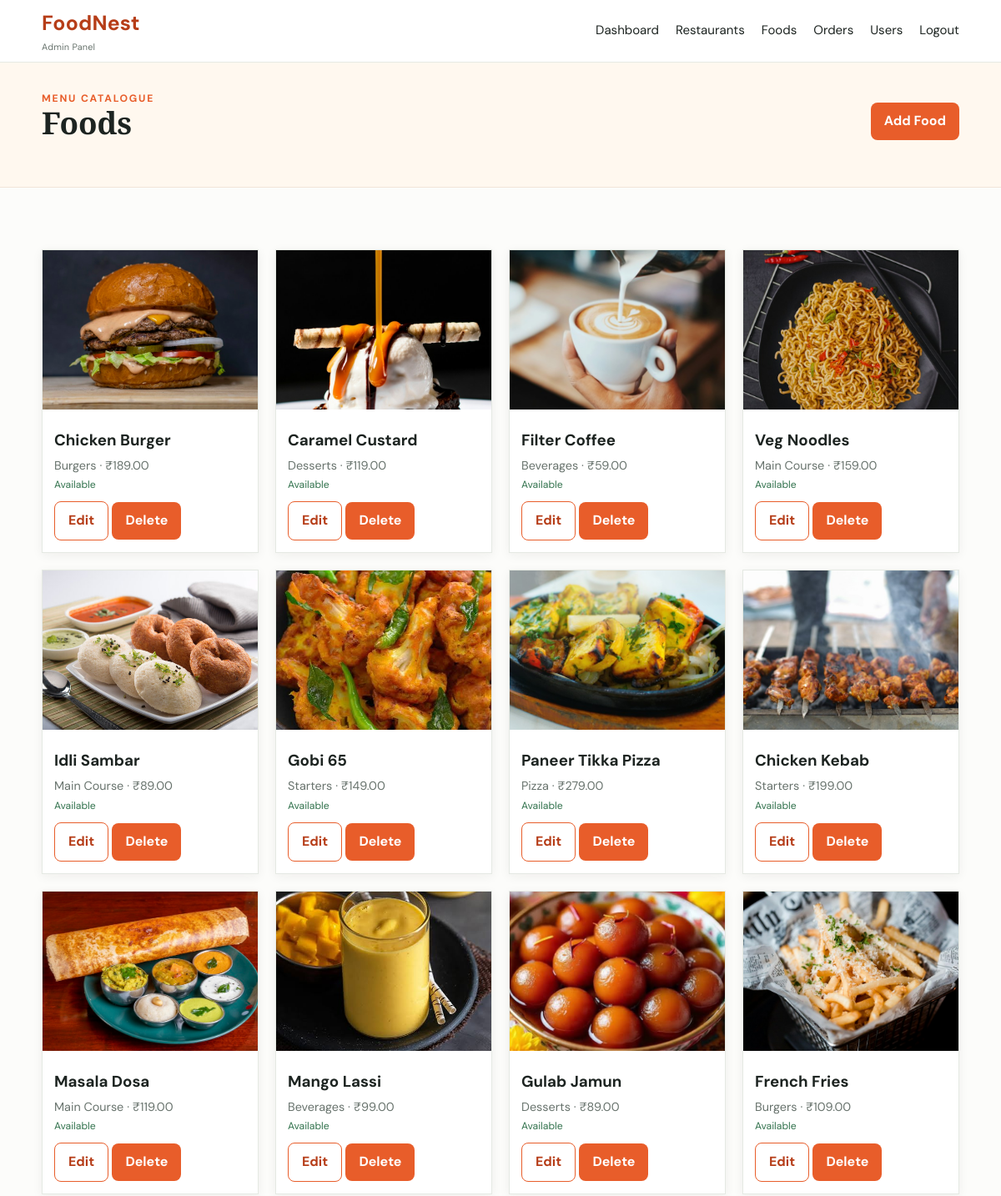
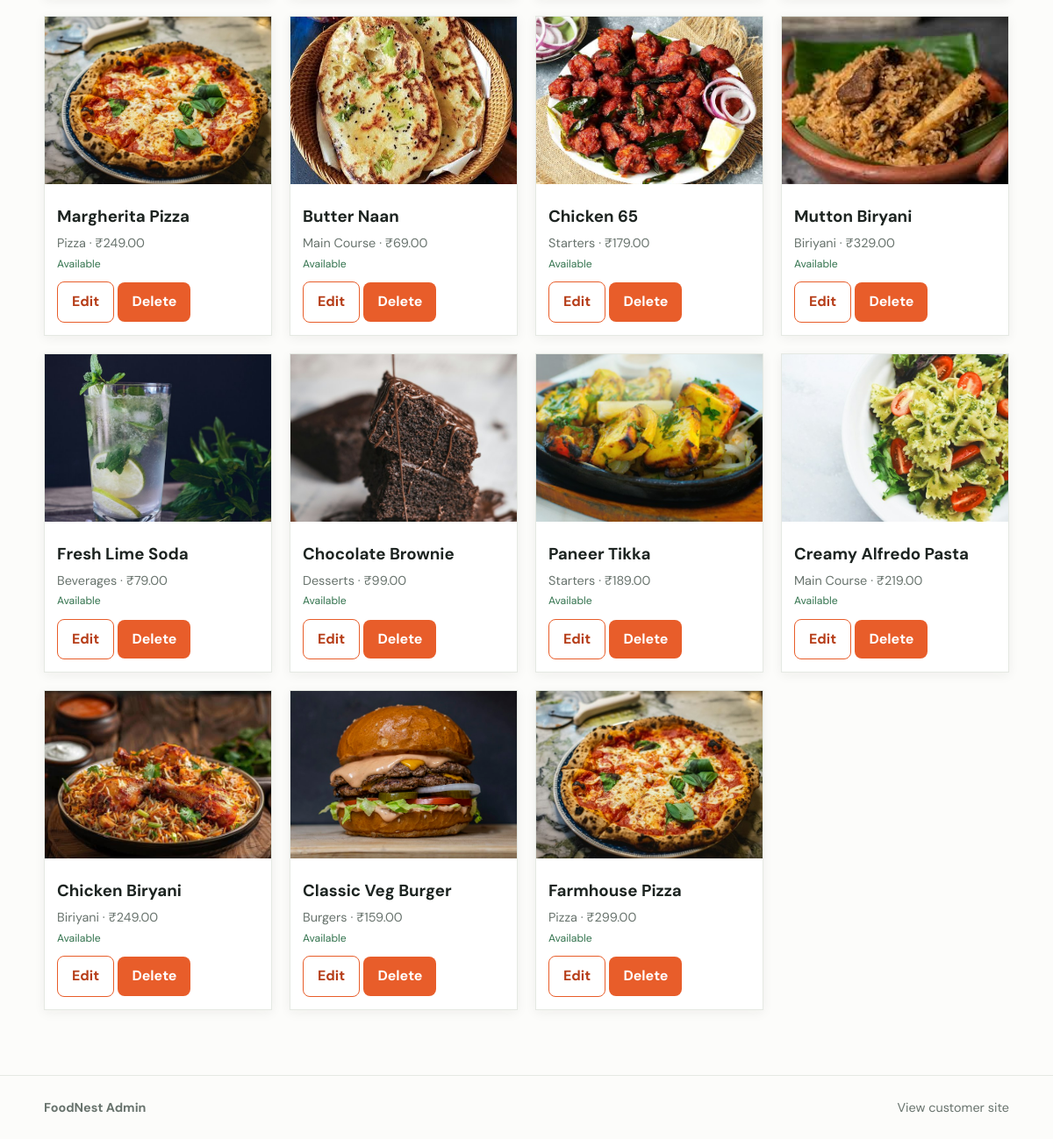
The app's page /admin/foods.php (signed in) with its own data (2 pictures, top to bottom).
### tables this page shows
CREATE TABLE foods (id INT AUTO_INCREMENT PRIMARY KEY, category_id INT NOT NULL, food_name VARCHAR(120) NOT NULL, description VARCHAR(255) NOT NULL, price DECIMAL(10,2) NOT NULL, image VARCHAR(255) NOT NULL, availability TINYINT(1) DEFAULT 1, created_at TIMESTAMP DEFAULT CURRENT_TIMESTAMP, FOREIGN KEY (category_id) REFERENCES categories(id) ON DELETE RESTRICT);

CREATE TABLE categories (id INT AUTO_INCREMENT PRIMARY KEY, category_name VARCHAR(80) UNIQUE NOT NULL);

### includes/functions.php (called while the page is built, shortened)
<?php
function esc($value) {
    return htmlspecialchars((string) $value, ENT_QUOTES, 'UTF-8');
}
?>

### admin/foods.php (the view)
<?php $page_title='Food Management'; include 'includes/header.php'; $foods=$pdo->query('SELECT f.*,c.category_name FROM foods f JOIN categories c ON c.id=f.category_id ORDER BY f.id DESC')->fetchAll(); ?><section class="page-banner"><div class="container"><div class="section-head"><div><div class="eyebrow">Menu catalogue</div><h1>Foods</h1></div><a class="button" href="add_food.php">Add Food</a></div></div></section><section class="section"><div class="container"><div class="food-grid"><?php foreach($foods as $food): ?><article class="food-card"><img src="<?= preg_match('/^https?:\/\//', $food['image']) ? esc($food['image']) : '../' . esc($food['image']) ?>" alt="<?= esc($food['food_name']) ?>"><div class="food-info"><h3><?= esc($food['food_name']) ?></h3><p><?= esc($food['category_name']) ?> &middot; ₹<?= number_format($food['price'],2) ?><br><span class="availability <?= $food['availability']?'':'off' ?>"><?= $food['availability']?'Available':'Unavailable' ?></span></p><a class="button secondary small" href="edit_food.php?id=<?= $food['id'] ?>">Edit</a> <a class="button small" href="delete_food.php?id=<?= $food['id'] ?>" onclick="return confirm('Delete this food?')">Delete</a></div></article><?php endforeach; ?></div></div></section><?php include 'includes/footer.php'; ?>

### admin/includes/header.php (shortened to what this page needs)
<!DOCTYPE html><html lang="en"><head><link rel="stylesheet" href="../assets/css/style.css"></head><body><header class="site-header"><div class="container nav-wrap"><a class="logo" href="dashboard.php">FoodNest <small>Admin Panel</small></a><nav class="main-nav" style="display:flex"><a href="dashboard.php">Dashboard</a><a href="restaurants.php">Restaurants</a><a href="foods.php">Foods</a><a href="orders.php">Orders</a><a href="users.php">Users</a><a href="logout.php">Logout</a></nav></div></header><main>

### admin/includes/footer.php
</main><footer class="site-footer"><div class="container footer-flex"><strong>FoodNest Admin</strong><a href="../index.php">View customer site</a></div></footer><script src="../assets/js/script.js"></script></body></html>

### assets/css/style.css (style rules this page uses)
:root { --orange:#d95d27; --orange-dark:#a9431b; --ink:#242321; --muted:#6d6963; --cream:#fff8f1; --line:#e9e1d8; --green:#2f7d55; }
* { box-sizing:border-box; }
body { margin:0; color:var(--ink); font-family:Arial, sans-serif; background:#fff; line-height:1.55; }
a { color:inherit; text-decoration:none; }
.container { width:min(1100px, 92%); margin:auto; }
.site-header { border-bottom:1px solid var(--line); background:#fff; position:sticky; top:0; z-index:5; }
.nav-wrap { min-height:74px; display:flex; align-items:center; justify-content:space-between; gap:24px; }
.logo { color:var(--orange-dark); font-size:1.55rem; font-weight:700; letter-spacing:.2px; }
.logo small { display:block; color:var(--muted); font-size:.68rem; font-weight:400; }
.main-nav { display:flex; align-items:center; gap:20px; font-size:.94rem; }
main { min-height:calc(100vh - 140px); }
.eyebrow { text-transform:uppercase; letter-spacing:1.8px; font-size:.76rem; color:var(--orange); font-weight:700; }
h1 { font-size:clamp(2.2rem, 5vw, 4rem); line-height:1.08; margin:12px 0 18px; max-width:600px; }
h3 { margin:8px 0 4px; }
.section { padding:54px 0; }
.section-head { display:flex; justify-content:space-between; align-items:end; margin-bottom:22px; gap:12px; }
.food-grid { display:grid; grid-template-columns:repeat(4, 1fr); gap:20px; }
.food-card { border:1px solid var(--line); background:#fff; box-shadow:0 3px 12px rgba(42,30,20,.06); }
.food-card img { width:100%; aspect-ratio:1.35; object-fit:cover; display:block; }
.food-info { padding:14px; }
.food-info p { color:var(--muted); font-size:.9rem; min-height:43px; margin:5px 0 10px; }
.availability { font-size:.76rem; color:var(--green); font-weight:400; }
button, .button { cursor:pointer; border:0; background:var(--orange); color:#fff; padding:10px 16px; font-weight:700; border-radius:3px; display:inline-block; }
button.secondary, .button.secondary { background:#fff; color:var(--orange-dark); border:1px solid var(--orange); }
.page-banner { background:var(--cream); padding:34px 0; border-bottom:1px solid #f2e5d8; }
.page-banner h1 { font-size:2.3rem; margin:0; }
.site-footer { border-top:1px solid var(--line); padding:25px 0; color:var(--muted); font-size:.9rem; }
.footer-flex { display:flex; justify-content:space-between; gap:15px; flex-wrap:wrap; }
:root { --ink:#1d2421; --muted:#68736d; --orange:#e85d2a; --orange-dark:#b63d18; --cream:#fff8ef; --sage:#edf3ed; --line:#e5e9e3; --green:#34744f; }
body { font-family:'DM Sans', 'Trebuchet MS', sans-serif; background:#fcfcfa; color:var(--ink); }
h1, h2 { font-family:'Playfair Display', Georgia, serif; letter-spacing:0; }
button, .button { border-radius:8px; transition:transform .2s ease, box-shadow .2s ease, background .2s ease; }
.section { padding:74px 0; }

### records on screen
foods: image (picture), food_name "Chicken Burger", category.category_name "Burgers", price "189.00", availability "Available"
foods: image (picture), food_name "Caramel Custard", category.category_name "Desserts", price "119.00", availability "Available"
foods: image (picture), food_name "Filter Coffee", category.category_name "Beverages", price "59.00", availability "Available"
foods: image (picture), food_name "Veg Noodles", category.category_name "Main Course", price "159.00", availability "Available"
foods: image (picture), food_name "Idli Sambar", category.category_name "Main Course", price "89.00", availability "Available"
foods: image (picture), food_name "Gobi 65", category.category_name "Starters", price "149.00", availability "Available"
foods: image (picture), food_name "Paneer Tikka Pizza", category.category_name "Pizza", price "279.00", availability "Available"
foods: image (picture), food_name "Chicken Kebab", category.category_name "Starters", price "199.00", availability "Available"
foods: image (picture), food_name "Masala Dosa", category.category_name "Main Course", price "119.00", availability "Available"
foods: image (picture), food_name "Mango Lassi", category.category_name "Beverages", price "99.00", availability "Available"
foods: image (picture), food_name "Gulab Jamun", category.category_name "Desserts", price "89.00", availability "Available"
foods: image (picture), food_name "French Fries", category.category_name "Burgers", price "109.00", availability "Available"
foods: image (picture), food_name "Margherita Pizza", category.category_name "Pizza", price "249.00", availability "Available"
foods: image (picture), food_name "Butter Naan", category.category_name "Main Course", price "69.00", availability "Available"
foods: image (picture), food_name "Chicken 65", category.category_name "Starters", price "179.00", availability "Available"
foods: image (picture), food_name "Mutton Biryani", category.category_name "Biriyani", price "329.00", availability "Available"
foods: image (picture), food_name "Fresh Lime Soda", category.category_name "Beverages", price "79.00", availability "Available"
foods: image (picture), food_name "Chocolate Brownie", category.category_name "Desserts", price "99.00", availability "Available"
foods: image (picture), food_name "Paneer Tikka", category.category_name "Starters", price "189.00", availability "Available"
foods: image (picture), food_name "Creamy Alfredo Pasta", category.category_name "Main Course", price "219.00", availability "Available"
foods: image (picture), food_name "Chicken Biryani", category.category_name "Biriyani", price "249.00", availability "Available"
foods: image (picture), food_name "Classic Veg Burger", category.category_name "Burgers", price "159.00", availability "Available"
foods: image (picture), food_name "Farmhouse Pizza", category.category_name "Pizza", price "299.00", availability "Available"
